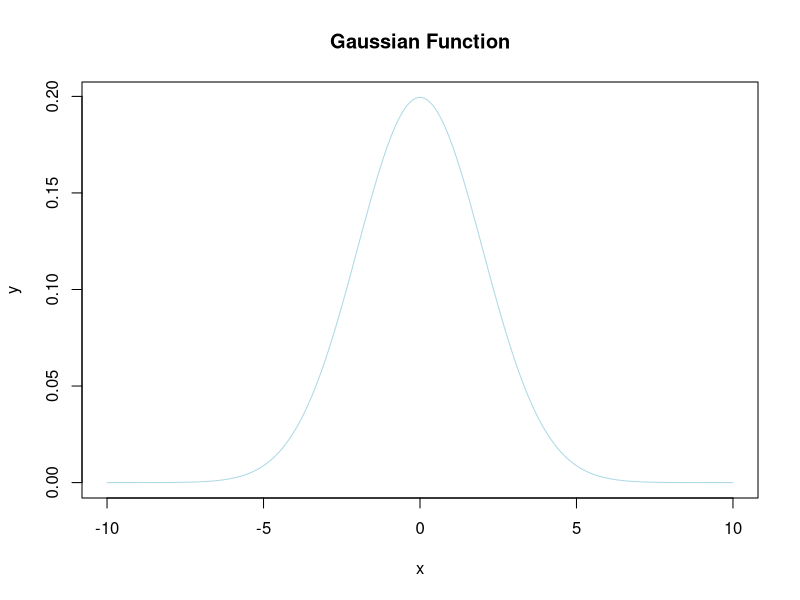

This chart was generated by the following R code:
## ---- chunk 1
x   <- seq(-10,10,length=2000)
y   <- dnorm(x,mean=0, sd=2)                
plot(x,y, type="l", lwd=1, col='lightblue',main='Gaussian Function')                      
